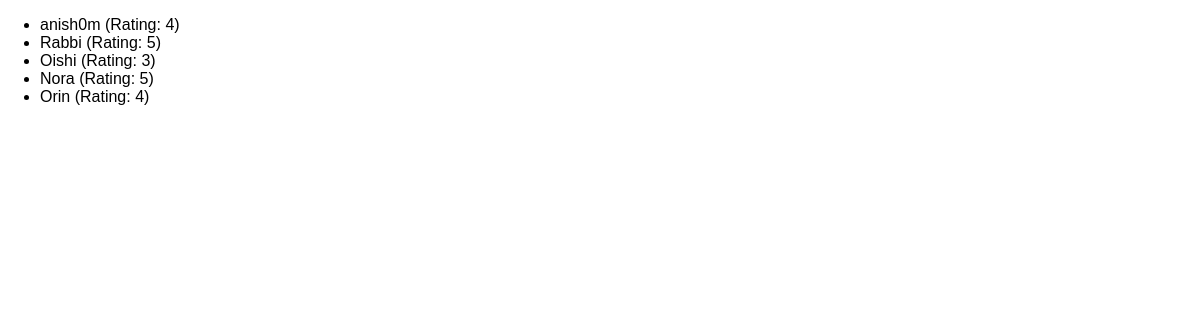
Page /reviews on the earlier database version.
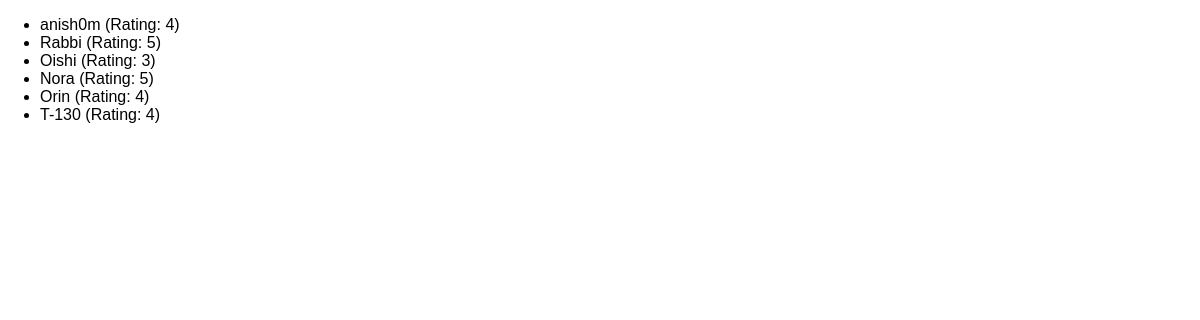
Same page on the later database version.
### reviews/models.py (models this page shows)
class Review(models.Model):
  user_name = models.CharField(max_length=100)
  review_text = models.TextField()
  rating = models.IntegerField()

### reviews/views.py (the view)
# urls.py: path("reviews", views.ReviewsListView.as_view()),
class ReviewsListView(ListView):
    template_name = "reviews/review_list.html"
    model = Review
    context_object_name = "reviews"

### reviews/templates/reviews/review_list.html (shortened to what this page needs)
{% extends "reviews/base.html" %}
{% block content %}
  <ul>
    {% for review in reviews %}
      <li>{{ review.user_name }} (Rating: {{ review.rating }})</li>
    {% endfor %}
  </ul>
{% endblock %}

### reviews/templates/reviews/base.html (shortened to what this page needs)
{% load static %}
<!DOCTYPE html>
<html lang="en">
  <head>
    <link rel="stylesheet" href="{% static "reviews/styles.css" %}"/>
  </head>
  <body>
    {% block content %}
    {% endblock %}
  </body>
</html>

### reviews/static/reviews/styles.css (style rules this page uses)
body { font-family: sans-serif; margin: 0; }

Differences in the rows shown:
added Review: user_name "T-130", rating "4"
